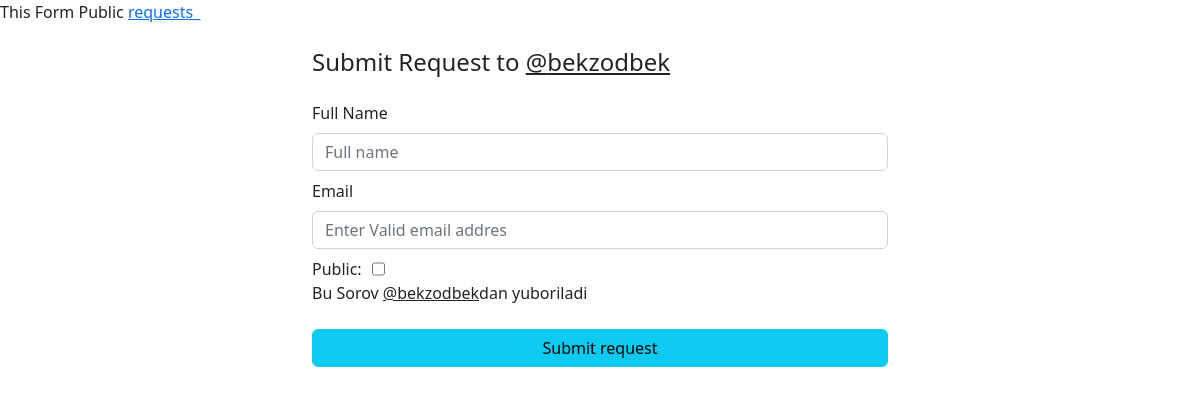
/form/20221229183139740153/ (signed in), run on an earlier commit of the app's database.
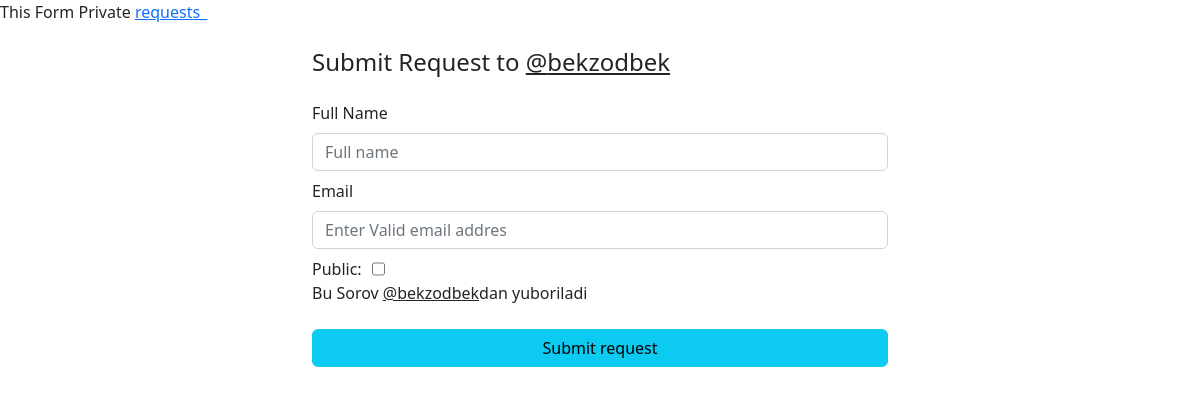
And on a later commit of the database.
### forms/views.py (the view)
# urls.py: path("form/<str:slug>/", SingleFormView, name='single'),
def SingleFormView(request, slug):
    single = Form.objects.get(slug=slug)
    tab = request.GET.get('form')
    requests_ = None
    if tab == "requests":
        if request.user.username == single.author.username:
            requests_ = single.form_requests.all()
        else:
            requests_ = single.form_requests.filter(is_public=True)
    form_ = get_object_or_404(Form, slug=slug)
    user_r = None
    if single.anonim_requests == False:
        if request.user.is_authenticated:
            user_r = get_object_or_404(CustomUser, username=request.user)
        else:
            return redirect(f"/login/?next={request.path}")
    else:
        if not request.user.is_authenticated:
            user_r = get_object_or_404(CustomUser, username='anonim')
    form_requests_count = form_.form_requests.count()
    new_request = None
    if request.method == 'POST':
        request_form = CreateFormRequestTest(data=request.POST)
        if request_form.is_valid():
            new_request = request_form.save(commit=False)
            new_request.form = form_
            if single.anonim_requests == True and request.user.is_authenticated:
                if new_request.as_anonim == False:
                    user_r = get_object_or_404(CustomUser, username=request.user)
                else:
                    user_r = get_object_or_404(CustomUser, username='anonim')
            new_request.user = user_r
            new_request.save()
            return redirect("base:submit_success", slug)
    else:
        request_form = CreateFormRequestTest()
    context = {
        "single":single,
        "form_requests_count":form_requests_count,
        "request_form":request_form,
        "requests_":requests_,
    }
    return render(request, 'pages/single-form.html', context)

### forms/form.py
class CreateFormRequestTest(forms.ModelForm):
    class Meta:
        model = FormRequest
        fields = ['is_public', 'full_name', 'email', 'as_anonim']

### templates/pages/single-form.html (shortened to what this page needs)
<!DOCTYPE html>
{% load static %}
<html lang="en">
<head>
    <link href="{% static 'assets/vendor/bootstrap/css/bootstrap.min.css' %}" rel="stylesheet">
    <link href="{% static 'assets/vendor/bootstrap-icons/bootstrap-icons.css' %}" rel="stylesheet">
</head>
<body>
    {% if single.is_public %}
    <span>This Form Public</span>
    {% else %}
    <span>This Form Private</span>
    {% endif %}
    <a href="?form=requests">requests_</a>
    <br>
    <div class="container w-50 mt-4">
        <h4>Submit Request to <a target="_blank" href="{% url 'base:profile' single.author %}" class="text-dark">@{{ single.author }}</a></h4>
        <form method="post" class="mt-4">
            {% load widget_tweaks %}
            <label for="full_name">Full Name</label>
            {% render_field request_form.full_name type="text" id="full_name" class="form-control mt-2 mb-2" placeholder="Full name" %}
            <label for="email">Email</label>
            {% render_field request_form.email type="email" class="form-control mt-2 mb-2" id="email" placeholder="Enter Valid email addres" %}
            <span class="d-flex">
                <label for="is_public" style="margin-right: 10px;">Public: </label>
                {% render_field request_form.is_public id="is_public" %}
            </span>
            {% if single.anonim_requests == True and request.user.is_authenticated %}
            <span class="d-flex">
                <label for="as_anonim" style="margin-right: 10px;">Anonim: </label>
                {% render_field request_form.as_anonim id="as_anonim" %}
            </span>
            {% else %}
            {% if request.user.is_authenticated %}
            <span>Bu Sorov <a href="{% url 'base:profile' request.user %}" class="text-dark">@{{request.user}}</a>dan yuboriladi</span>
            {% else %}
            <span>Bu Sorov Anonim Tarzda Yuboriladi</span>
            {% endif %}
            {% endif %}
            <button class="btn btn-info w-100 mt-4" type="submit">Submit request</button>
        </form>
    </div>
</body>
</html>

What changed in the data, as far as the page shows it:
changed Form "bekzodbek": is_public True → False (drawn)
Also different on the page:
text no longer shown: "This Form Public"
text now shown: "This Form Private"
